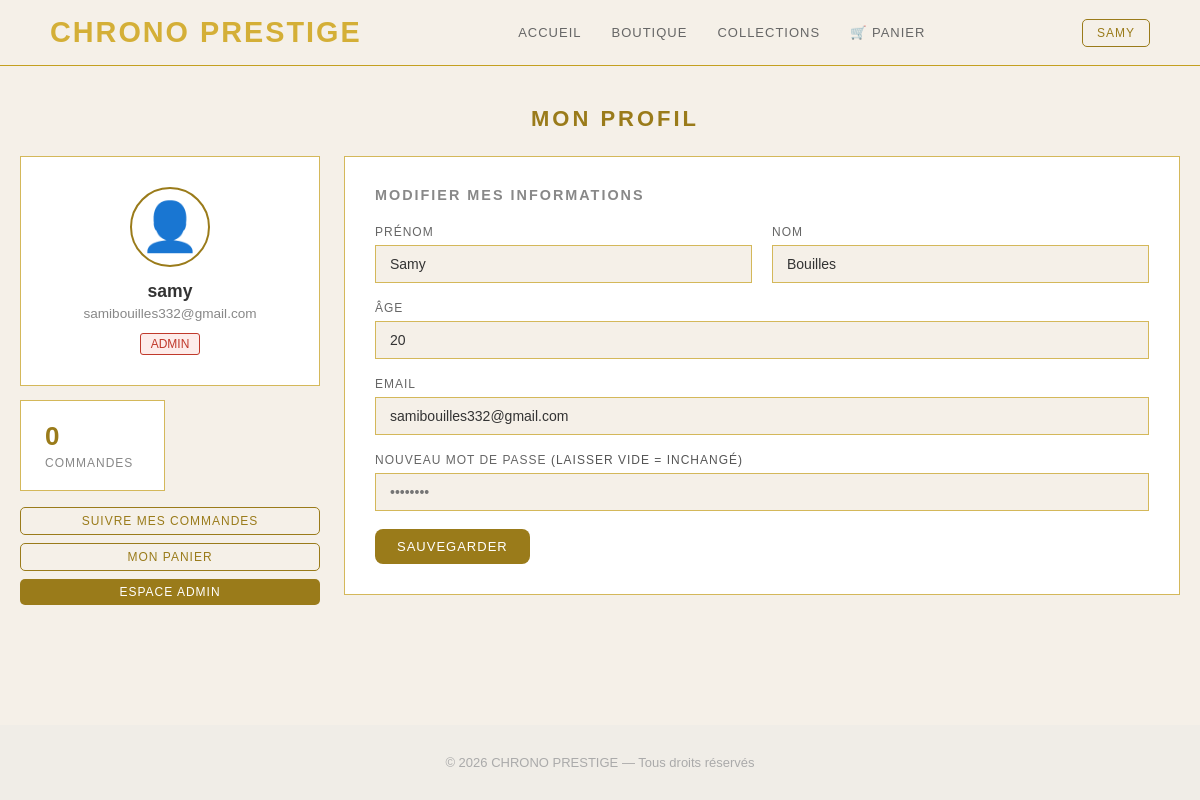
Page /vues/profil.php (signed in) on the committed database.
### tables this page shows
CREATE TABLE `users` (
  `id` int(11) NOT NULL,
  `username` varchar(100) NOT NULL,
  `nom` varchar(100) DEFAULT '',
  `prenom` varchar(100) DEFAULT '',
  `age` int(11) DEFAULT NULL,
  `email` varchar(255) NOT NULL,
  `password` varchar(255) NOT NULL,
  `role` enum('client','vendeur','admin') NOT NULL DEFAULT 'client',
  `suspendu` tinyint(1) DEFAULT 0,
  `created_at` datetime DEFAULT current_timestamp()
);

### vues/profil.php (the view, shortened to what this page needs)
<?php
include("../config/db_connect.php");
$uid = (int)$_SESSION["id"];
$res  = mysqli_query($conn, "SELECT * FROM users WHERE id=$uid");
$user = mysqli_fetch_assoc($res);
$r2 = mysqli_query($conn, "SELECT COUNT(*) as nb FROM commandes WHERE acheteur_id=$uid");
$nb_commandes = mysqli_fetch_assoc($r2)["nb"];
?>
<!DOCTYPE html>
<html lang="fr">
<head>
    <link rel="stylesheet" href="../assets/css2/main.css">
    <link rel="stylesheet" href="../assets/css2/boutique.css">
</head>
<body>
    <header class="site-header">
        <a href="../index.php" class="logo">CHRONO PRESTIGE</a>
        <nav>
            <a href="../index.php">Accueil</a>
            <a href="boutique.php">Boutique</a>
            <a href="collection.php">Collections</a>
            <a href="panier.php">🛒 Panier</a>
        </nav>
        <div class="header-right">
            <a href="profil.php" class="btn btn-outline btn-sm active"><?php echo htmlspecialchars($_SESSION["login"]); ?></a>
        </div>
    </header>
    <main class="page-main">
        <h1 class="page-title">Mon Profil</h1>
        <div class="profil-layout">
            <div>
                <div class="profil-card">
                    <div class="pc-avatar">👤</div>
                    <div class="pc-name"><?php echo htmlspecialchars($user["username"]); ?></div>
                    <div class="pc-email"><?php echo htmlspecialchars($user["email"]); ?></div>
                    <span class="badge badge-<?php echo $user["role"]; ?>"><?php echo strtoupper($user["role"]); ?></span>
                </div>
                <div style="display:grid; grid-template-columns:1fr 1fr; gap:10px; margin-top:14px;">
                    <div class="stat-box">
                        <div class="val"><?php echo $nb_commandes; ?></div>
                        <div class="lbl">Commandes</div>
                    </div>
                </div>
                <div style="margin-top:16px; display:flex; flex-direction:column; gap:8px;">
                    <a href="mes_commandes.php" class="btn btn-outline btn-sm" style="text-align:center;">Suivre mes commandes</a>
                    <a href="panier.php"        class="btn btn-outline btn-sm" style="text-align:center;">Mon panier</a>
                    <?php if ($user["role"] == "admin"): ?>
                        <a href="admin/dashboard.php" class="btn btn-gold btn-sm" style="text-align:center;">Espace admin</a>
                    <?php endif; ?>
                </div>
            </div>
            <div>
                <div class="form-card" style="max-width:100%;">
                    <h2 style="font-size:0.9rem; letter-spacing:2px; text-transform:uppercase; color:#888; margin-bottom:22px;">Modifier mes informations</h2>
                    <form method="POST" action="../admin/admin_profil.php">
                        <div class="form-row">
                            <div class="form-group">
                                <label>Prénom</label>
                                <input type="text" name="prenom" value="<?php echo htmlspecialchars($user["prenom"] ?? ""); ?>">
                            </div>
                            <div class="form-group">
                                <label>Nom</label>
                                <input type="text" name="nom" value="<?php echo htmlspecialchars($user["nom"] ?? ""); ?>">
                            </div>
                        </div>
                        <div class="form-group">
                            <label>Âge</label>
                            <input type="number" name="age" min="16" max="120" value="<?php echo (int)($user["age"] ?? 0); ?>">
                        </div>
                        <div class="form-group">
                            <label>Email</label>
                            <input type="email" name="email" required value="<?php echo htmlspecialchars($user["email"]); ?>">
                        </div>
                        <div class="form-group">
                            <label>Nouveau mot de passe <span style="color:#555;">(laisser vide = inchangé)</span></label>
                            <input type="password" name="mdp" placeholder="••••••••">
                        </div>
                        <button type="submit" class="btn btn-gold">Sauvegarder</button>
                    </form>
                </div>
            </div>
        </div>
    </main>
    <footer class="site-footer">© 2026 CHRONO PRESTIGE — Tous droits réservés</footer>
</body>
</html>

### assets/css2/main.css (style rules this page uses)
* { margin: 0; padding: 0; box-sizing: border-box; }
body { background-color: #F5F0E8; font-family: Arial, sans-serif; color: #333333; display: flex; flex-direction: column; min-height: 100vh; }
.page-main { flex: 1; padding: 40px 20px; margin: 0 auto; width: 100%; }
.page-title { text-align: center; font-size: 22px; letter-spacing: 3px; text-transform: uppercase; color: #9A7B1A; margin-bottom: 24px; }
.site-header { display: flex; align-items: center; justify-content: space-between; padding: 16px 50px; background-color: #F5F0E8; border-bottom: 1px solid #C4A020; position: sticky; top: 0; z-index: 100; }
.logo { font-size: 20px; font-weight: bold; color: #9A7B1A; letter-spacing: 3px; text-decoration: none; }
.site-header nav { display: flex; gap: 30px; }
.site-header nav a { text-decoration: none; color: #666666; font-size: 13px; letter-spacing: 1px; text-transform: uppercase; }
.header-right { display: flex; align-items: center; gap: 10px; }
.btn { display: inline-block; padding: 10px 22px; font-size: 13px; letter-spacing: 1px; text-transform: uppercase; text-decoration: none; cursor: pointer; font-family: Arial, sans-serif; border: 2px solid #9A7B1A; border-radius: 8px; color: #9A7B1A; }
.btn-gold { background-color: #9A7B1A; color: white; border: none; }
.btn-outline { background: transparent; color: #9A7B1A; border: 1px solid #9A7B1A; }
.btn-sm { padding: 6px 14px; font-size: 12px; border-radius: 5px; }
.badge { display: inline-block; padding: 3px 10px; font-size: 12px; border-radius: 3px; }
.stat-box { background-color: white; border: 1px solid #D4B85A; padding: 20px 24px; min-width: 120px; }
.stat-box .val { font-size: 26px; color: #9A7B1A; font-weight: bold; }
.stat-box .lbl { font-size: 12px; color: #888; text-transform: uppercase; letter-spacing: 1px; margin-top: 4px; }
.form-card { background-color: white; border: 1px solid #D4B85A; padding: 30px; max-width: 420px; margin: 0 auto 40px; }
.form-row { display: flex; gap: 20px; }
.form-group { flex: 1; margin-bottom: 18px; }
.form-group label { display: block; font-size: 12px; color: #666; letter-spacing: 1px; text-transform: uppercase; margin-bottom: 6px; }
.form-group input, .form-group select, .form-group textarea { width: 100%; padding: 10px 14px; border: 1px solid #D4B85A; background-color: #F5F0E8; font-size: 14px; color: #333; font-family: Arial, sans-serif; outline: none; }
.footer, .site-footer { background-color: #f0ede7; color: #aaaaaa; text-align: center; padding: 30px 50px; font-size: 13px; }
.profil-layout { display: grid; grid-template-columns: 300px 1fr; gap: 24px; align-items: start; }
.profil-card { background-color: white; border: 1px solid #D4B85A; padding: 30px; text-align: center; margin-bottom: 14px; }
.pc-avatar { font-size: 3rem; width: 80px; height: 80px; border: 2px solid #9A7B1A; border-radius: 50%; display: flex; align-items: center; justify-content: center; margin: 0 auto 14px; }
.pc-name { font-size: 1.1rem; font-weight: bold; color: #333; margin-bottom: 4px; }
.pc-email { font-size: 0.85rem; color: #888; margin-bottom: 12px; }
.badge-admin { background-color: #fdecea; color: #c0392b; border: 1px solid #c0392b; }

### assets/css2/boutique.css (style rules this page uses)
* { margin: 0; padding: 0; box-sizing: border-box; }
.logo { color: #d4af37; font-size: 1.8rem; font-weight: 800; letter-spacing: 2px; text-decoration: none; }
h1 { margin-left: 30px; }

### rows in the picture
users: username "samy", email "samibouilles332@gmail.com", role "ADMIN", prenom "Samy", nom "Bouilles", age "20"

### other values in the picture
$_SESSION["login"] "SAMY"
$nb_commandes "0"
